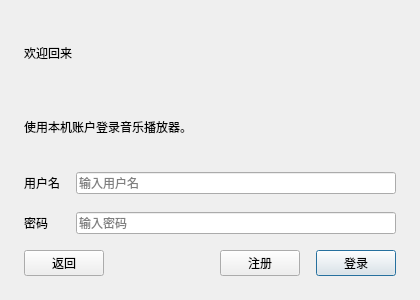
<?xml version='1.0' encoding='utf-8'?>
<ui version="4.0">
 <class>SignIn</class>
 <widget class="QDialog" name="SignIn">
  <property name="geometry">
   <rect>
    <x>0</x>
    <y>0</y>
    <width>420</width>
    <height>300</height>
   </rect>
  </property>
  <property name="windowTitle">
   <string>登录</string>
  </property>
  <layout class="QVBoxLayout" name="rootLayout">
   <property name="leftMargin">
    <number>24</number>
   </property>
   <property name="topMargin">
    <number>24</number>
   </property>
   <property name="rightMargin">
    <number>24</number>
   </property>
   <property name="bottomMargin">
    <number>24</number>
   </property>
   <property name="spacing">
    <number>16</number>
   </property>
   <item>
    <widget class="QLabel" name="label_3">
     <property name="text">
      <string>欢迎回来</string>
     </property>
     <property name="role" stdset="0">
      <string>heading</string>
     </property>
    </widget>
   </item>
   <item>
    <widget class="QLabel" name="label_AccountHint">
     <property name="text">
      <string>使用本机账户登录音乐播放器。</string>
     </property>
     <property name="role" stdset="0">
      <string>subtitle</string>
     </property>
    </widget>
   </item>
   <item>
    <layout class="QFormLayout" name="accountForm">
     <property name="horizontalSpacing">
      <number>16</number>
     </property>
     <property name="verticalSpacing">
      <number>18</number>
     </property>
     <item row="0" column="0">
      <widget class="QLabel" name="label">
       <property name="text">
        <string>用户名</string>
       </property>
      </widget>
     </item>
     <item row="0" column="1">
      <widget class="QLineEdit" name="lineEdit_Id">
       <property name="placeholderText">
        <string>输入用户名</string>
       </property>
      </widget>
     </item>
     <item row="1" column="0">
      <widget class="QLabel" name="label_2">
       <property name="text">
        <string>密码</string>
       </property>
      </widget>
     </item>
     <item row="1" column="1">
      <widget class="QLineEdit" name="lineEdit_Password">
       <property name="placeholderText">
        <string>输入密码</string>
       </property>
       <property name="echoMode">
        <enum>QLineEdit::Password</enum>
       </property>
      </widget>
     </item>
    </layout>
   </item>
   <item>
    <layout class="QHBoxLayout" name="footerLayout">
     <item>
      <widget class="QPushButton" name="pushButton_Back">
       <property name="text">
        <string>返回</string>
       </property>
      </widget>
     </item>
     <item>
      <spacer name="footerSpacer">
       <property name="orientation">
        <enum>Qt::Horizontal</enum>
       </property>
       <property name="sizeHint" stdset="0">
        <size>
         <width>40</width>
         <height>20</height>
        </size>
       </property>
      </spacer>
     </item>
     <item>
      <widget class="QPushButton" name="pushButton_SignUp">
       <property name="text">
        <string>注册</string>
       </property>
      </widget>
     </item>
     <item>
      <widget class="QPushButton" name="pushButton_SignIn">
       <property name="text">
        <string>登录</string>
       </property>
       <property name="role" stdset="0">
        <string>primary</string>
       </property>
       <property name="default">
        <bool>true</bool>
       </property>
      </widget>
     </item>
    </layout>
   </item>
  </layout>
 </widget>
 <resources />
 <connections />
</ui>
